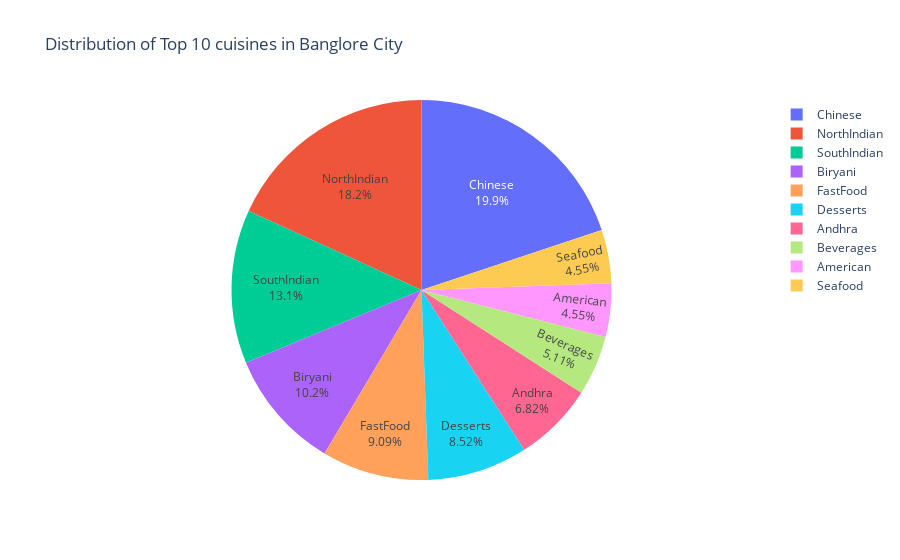

Notebook code cell kept with this figure:
### Code cell
fig=px.pie(data_frame=df_cuisine_top,names=df_cuisine_top['Cuisine'],
          values=df_cuisine_top['Frequency'],
          title='Distribution of Top 10 cuisines in Banglore City')
fig.update_traces(textposition='inside',textinfo='percent+label')
fig.show()

### Figure 1 — Plotly figure (JSON) as saved in the notebook; plotly's stock layout.template omitted (floating-point values rounded to 4 significant figures)
{"data": [{"domain": {"x": [0, 1], "y": [0, 1]}, "hovertemplate": "Cuisine=%{label}<br>Frequency=%{value}<extra></extra>", "labels": ["Chinese", "NorthIndian", "SouthIndian", "Biryani", "FastFood", "Desserts", "Andhra", "Beverages", "American", "Seafood"], "legendgroup": "", "name": "", "showlegend": true, "textinfo": "percent+label", "textposition": "inside", "type": "pie", "values": [35, 32, 23, 18, 16, 15, 12, 9, 8, 8]}], "layout": {"legend": {"tracegroupgap": 0}, "title": {"text": "Distribution of Top 10 cuisines in Banglore City"}}}
